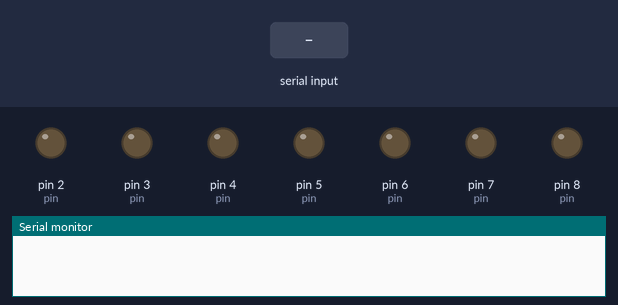
This sketch was run on a simulated Arduino Uno, built with avr-gcc and run on an emulated ATmega328P. Parts: output pins drawn as LEDs (lit = HIGH), the last lines printed to the serial monitor. The inputs (shaded band) are chosen by the test bench. Pins used as bus, display or sensor lines are not drawn.

Above: at 1.2 s.
1.3 s: "1" received over Serial
At 2.8 s:
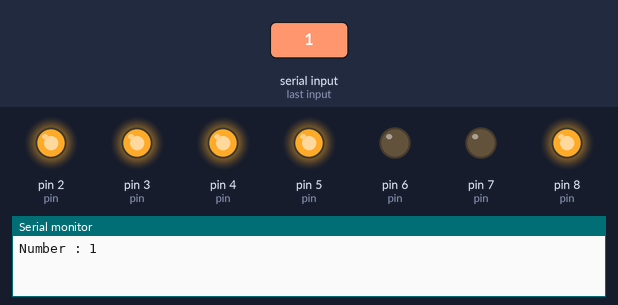
3.8 s: "2" received over Serial
At 5.9 s:
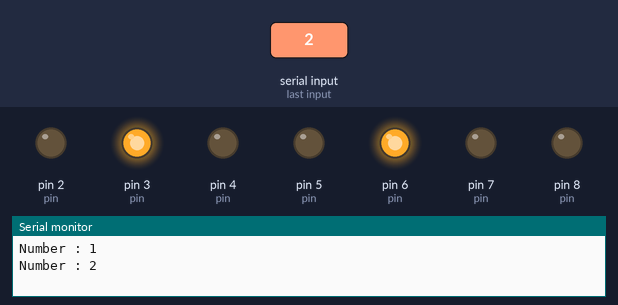
6.2 s: "3" received over Serial
At 7.7 s:
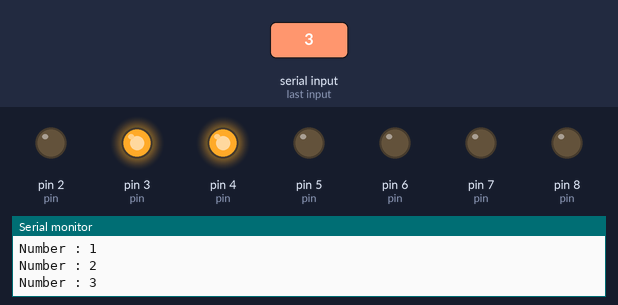
8.7 s: "4" received over Serial
At 10.8 s:
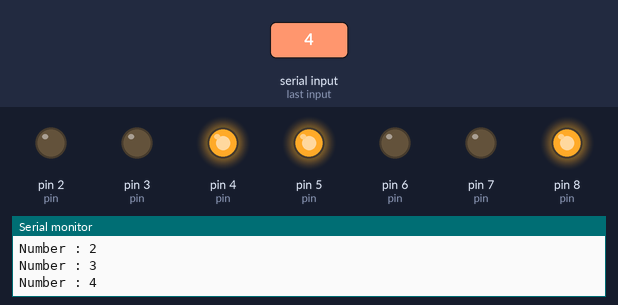
11.1 s: "5" received over Serial
At 12.6 s:
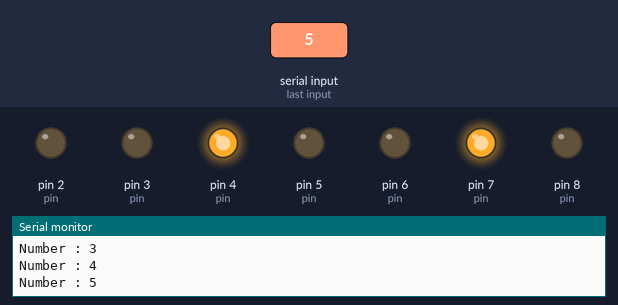
13.5 s: "6" received over Serial
At 15.7 s:
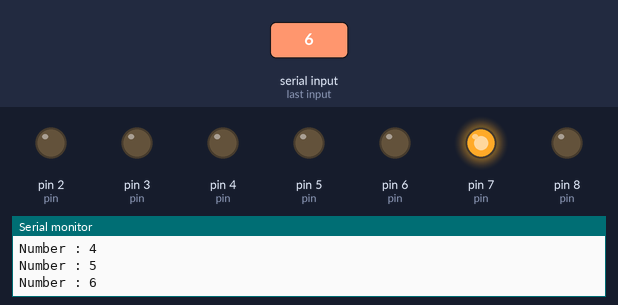
Timing chart, 0 to 17.0 s (numbered marks = the images above; inputs shaded):
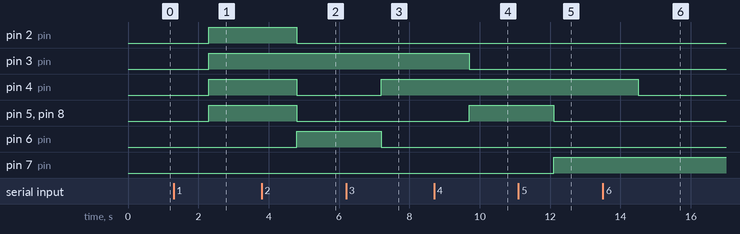

Measured:
- after the input at 1.3 s, pin 2 (pin), pin 3 (pin), pin 4 (pin), pin 5 (pin), pin 8 (pin): LOW → HIGH after 1.0 s
- after the input at 3.8 s, pin 2 (pin), pin 4 (pin), pin 5 (pin), pin 8 (pin): HIGH → LOW after 1.0 s; pin 6 (pin): LOW → HIGH after 1.0 s
- after the input at 6.2 s, pin 4 (pin): LOW → HIGH after 1.0 s; pin 6 (pin): HIGH → LOW after 1.0 s
- after the input at 8.7 s, pin 3 (pin): HIGH → LOW after 1.0 s; pin 5 (pin), pin 8 (pin): LOW → HIGH after 1.0 s
- after the input at 11.1 s, pin 5 (pin), pin 8 (pin): HIGH → LOW after 1.0 s; pin 7 (pin): LOW → HIGH after 1.0 s
- after the input at 13.5 s, pin 4 (pin): HIGH → LOW after 1.0 s

The sketch:

7_segment_output.ino
```cpp
int pin[7]={8,7,6,5,4,3,2};
int S1 = 9;

void setup() {
  // put your setup code here, to run once:
  for(int i = 2; i<9; i++)
  {
    pinMode(i, OUTPUT);
  }
  pinMode(S1, OUTPUT);
  digitalWrite(S1,HIGH);
  Serial.begin(115200UL);


}

void loop() {
  // put your main code here, to run repeatedly:
  if(Serial.available() > 0)
  {
    String data = Serial.readString();
    if (data.equals("1"))
    {
      digitalWrite(8, HIGH);
      digitalWrite(7, LOW);
      digitalWrite(6, LOW);
      digitalWrite(5, HIGH);
      digitalWrite(4, HIGH);
      digitalWrite(3, HIGH);
      digitalWrite(2, HIGH);
      Serial.println(F("Number : 1"));
    }
    else if (data.equals("2"))
    {
      digitalWrite(8, LOW);
      digitalWrite(7, LOW);
      digitalWrite(6, HIGH);
      digitalWrite(5, LOW);
      digitalWrite(4, LOW);
      digitalWrite(3, HIGH);
      digitalWrite(2, LOW);
      Serial.println(F("Number : 2"));
    }
    else if (data.equals("3"))
    {
      digitalWrite(8, LOW);
      digitalWrite(7, LOW);
      digitalWrite(6, LOW);
      digitalWrite(5, LOW);
      digitalWrite(4, HIGH);
      digitalWrite(3, HIGH);
      digitalWrite(2, LOW);
      Serial.println(F("Number : 3"));
    }
    else if (data.equals("4"))
    {
      digitalWrite(8, HIGH);
      digitalWrite(7, LOW);
      digitalWrite(6, LOW);
      digitalWrite(5, HIGH);
      digitalWrite(4, HIGH);
      digitalWrite(3, LOW);
      digitalWrite(2, LOW);
      Serial.println(F("Number : 4"));
    }
    else if (data.equals("5"))
    {
      digitalWrite(8, LOW);
      digitalWrite(7, HIGH);
      digitalWrite(6, LOW);
      digitalWrite(5, LOW);
      digitalWrite(4, HIGH);
      digitalWrite(3, LOW);
      digitalWrite(2, LOW);
      Serial.println(F("Number : 5"));
    }
    else if (data.equals("6"))
    {
      digitalWrite(8, LOW);
      digitalWrite(7, HIGH);
      digitalWrite(6, LOW);
      digitalWrite(5, LOW);
      digitalWrite(4, LOW);
      digitalWrite(3, LOW);
      digitalWrite(2, LOW);
      Serial.println(F("Number : 6"));
    }
    else if (data.equals("7"))
    {
      digitalWrite(8, LOW);
      digitalWrite(7, LOW);
      digitalWrite(6, LOW);
      digitalWrite(5, HIGH);
      digitalWrite(4, HIGH);
      digitalWrite(3, LOW);
      digitalWrite(2, HIGH);
      Serial.println(F("Number : 7"));
    }
    else if (data.equals("8"))
    {
      digitalWrite(8, LOW);
      digitalWrite(7, LOW);
      digitalWrite(6, LOW);
      digitalWrite(5, LOW);
      digitalWrite(4, LOW);
      digitalWrite(3, LOW);
      digitalWrite(2, LOW);
      Serial.println(F("Number : 8"));
    }
    else if (data.equals("9"))
    {
      digitalWrite(8, LOW);
      digitalWrite(7, LOW);
      digitalWrite(6, LOW);
      digitalWrite(5, LOW);
      digitalWrite(4, HIGH);
      digitalWrite(3, LOW);
      digitalWrite(2, LOW);
      Serial.println(F("Number : 9"));
    }
    else if (data.equals("0"))
    {
      digitalWrite(8, LOW);
      digitalWrite(7, LOW);
      digitalWrite(6, LOW);
      digitalWrite(5, LOW);
      digitalWrite(4, LOW);
      digitalWrite(3, LOW);
      digitalWrite(2, HIGH);
      Serial.println(F("Number : 0"));
    }
  }
}
 
```
